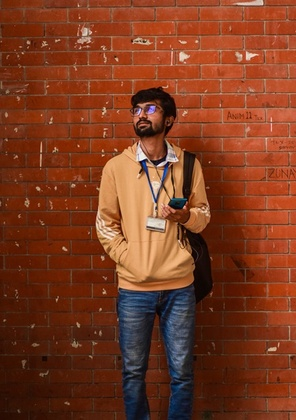
%> input picture Assignment_1/input.jpg, 296 x 420 px, shrunk from 433 x 614 before the run
$ octave B2_190204093.m   (GNU Octave 9; MATLAB toolbox functions it lacks are replaced by stand-ins)
%> lines starting %> are read from the running program, lines starting %| are printed output that depends on the picture

originalImage = imread('input.jpg');
%> originalImage is the input picture: size 420x296x3 uint8; mean R, G, B 124, 59.2, 32.7


figure;
subplot(1, 2, 1);
imshow(originalImage);
title('Original Image');


[m, n, ~] = size(originalImage);
%> m = 420; n = 296
mirrorImage = zeros(m, n, 3, 'uint8');

for i = 1:m
    for j = 1:n
        mirrorImage(i, j, 1) = originalImage(i, n - j + 1, 1);
        mirrorImage(i, j, 2) = originalImage(i, n - j + 1, 2);
        mirrorImage(i, j, 3) = originalImage(i, n - j + 1, 3);
    end
end
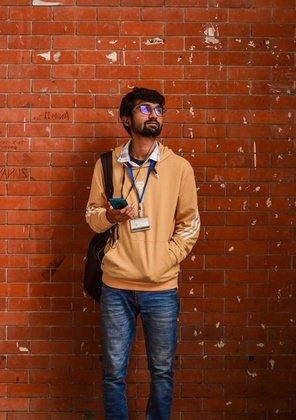
%> mirrorImage: size 420x296x3 uint8; mean R, G, B 124, 59.2, 32.7; mean of the top-left, top-right, bottom-left and bottom-right quarters 94.5, 77.4, 61.9, 54.1


subplot(1, 2, 2);
imshow(mirrorImage);
title('Mirror Image');


mergedImage = uint8(zeros(m, 2 * n, 3));


mergedImage(:, 1:n, :) = originalImage;
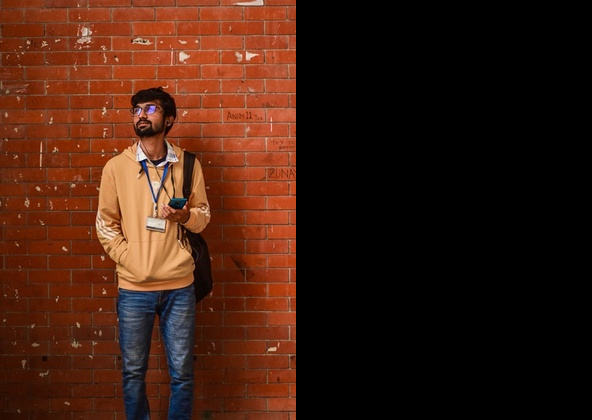
%> mergedImage: size 420x592x3 uint8; mean R, G, B 62, 29.6, 16.3


mergedImage(:, n+1:end, :) = mirrorImage;
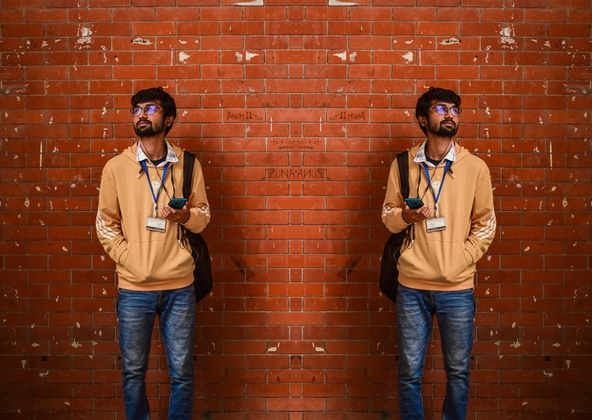
%> mergedImage: size 420x592x3 uint8; mean R, G, B 124, 59.2, 32.7


figure;
imshow(mergedImage);
title('Merged Image');
